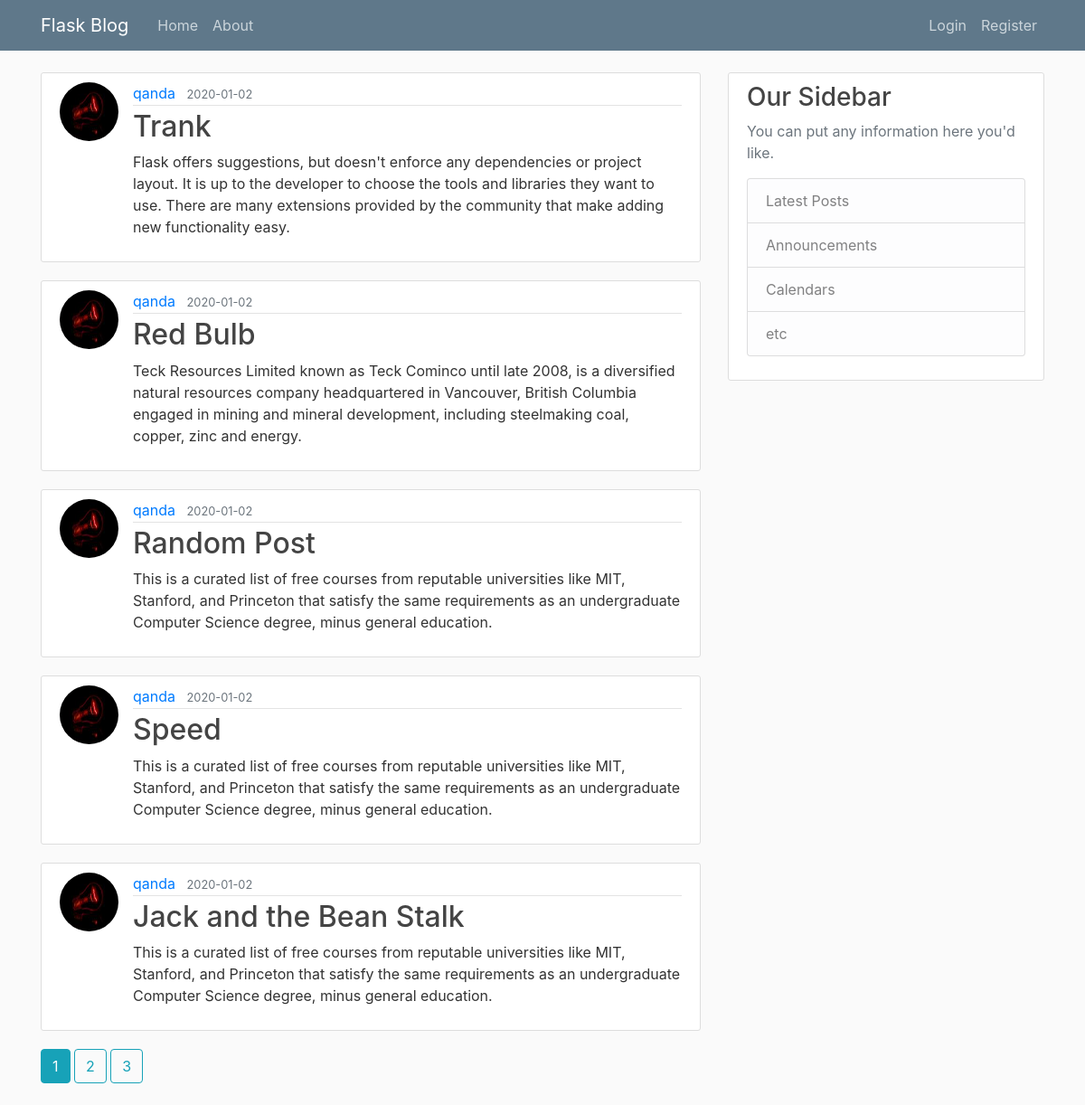
Page /home on the earlier database version.
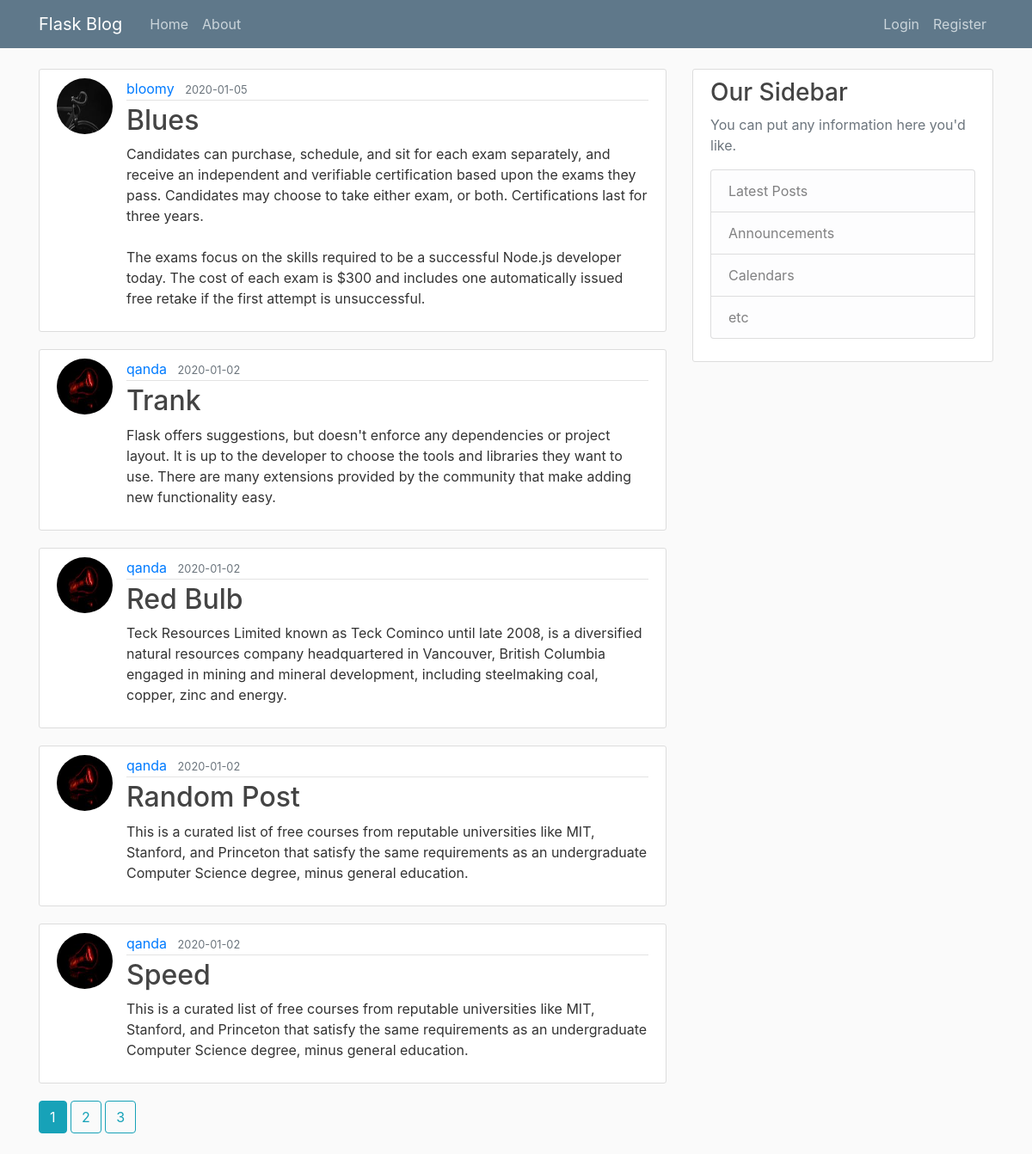
Same page on the later database version.
### flaskblog/models.py (models this page shows, shortened)
class Post(db.Model):
    id = db.Column(db.Integer, primary_key=True)
    title = db.Column(db.String(100), nullable=False)
    date_posted = db.Column(db.DateTime, nullable=False,
                            default=datetime.utcnow)
    content = db.Column(db.Text, nullable=False)
    user_id = db.Column(db.Integer, db.ForeignKey('user.id'), nullable=False)

class User(db.Model, UserMixin):
    id = db.Column(db.Integer, primary_key=True)
    username = db.Column(db.String(20), unique=True, nullable=False)
    email = db.Column(db.String(120), unique=True, nullable=False)
    image_file = db.Column(db.String(20), nullable=False,
                           default='default.jpg')
    password = db.Column(db.String(60), nullable=False)
    posts = db.relationship('Post', backref='author', lazy=True)

### flaskblog/main/routes.py (the view)
@main.route('/')
@main.route('/home')
def home():
    page = request.args.get('page', 1, type=int)
    posts = Post.query.order_by(
        Post.date_posted.desc()).paginate(page=page, per_page=5)
    return render_template('home.html', posts=posts)

### flaskblog/templates/home.html
{% extends 'layout.html' %}
{% block content %}
    {% for post in posts.items %}
        <article class="media content-section">
            <img class="rounded-circle article-img" src="{{ url_for('static', filename='profile_pics/' + post.author.image_file) }}">
            <div class="media-body">
                <div class="article-metadata">
                    <a class="mr-2" href="{{ url_for('users.user_posts', username=post.author.username) }}">{{ post.author.username }}</a>
                    <small class="text-muted">{{ post.date_posted.strftime('%Y-%m-%d') }}</small>
                </div>
                <h2><a class="article-title" href="{{ url_for('posts.post', post_id=post.id) }}">{{ post.title }}</a></h2>
                <p class="article-content">{{ post.content }}</p>
            </div>
        </article>
    {% endfor %}
    {% for page_num in posts.iter_pages(left_edge=1, right_edge=1, left_current=1, right_current=2) %}
        {% if page_num %}
            {% if posts.page == page_num %}
                <a class="btn btn-info mb-4" href="{{ url_for('main.home', page=page_num) }}">{{ page_num }}</a>
            {% else %}
                <a class="btn btn-outline-info mb-4" href="{{ url_for('main.home', page=page_num) }}">{{ page_num }}</a>
            {% endif%}
        {% else %}
            ...
        {% endif%}
    {% endfor %}
{% endblock content %}

### flaskblog/templates/layout.html (shortened to what this page needs)
<!DOCTYPE html>
<html lang="en">
<head>
    <link rel="stylesheet" href="https://stackpath.bootstrapcdn.com/bootstrap/4.4.1/css/bootstrap.min.css"
>
    <link rel="stylesheet" type="text/css" href="{{ url_for('static', filename='main.css')}}">
</head>
<body>
    <header class="site-header">
        <nav class="navbar navbar-expand-md navbar-dark bg-steel fixed-top">
            <div class="container">
                <a class="navbar-brand mr-4" href="/">Flask Blog</a>
                <div class="collapse navbar-collapse" id="navbarToggle">
                    <div class="navbar-nav mr-auto">
                        <a class="nav-item nav-link" href="{{ url_for('main.home') }}">Home</a>
                        <a class="nav-item nav-link" href="{{ url_for('main.about') }}">About</a>
                    </div>
                    <div class="navbar-nav">
                        {% if current_user.is_authenticated %}
                            <a class="nav-item nav-link" href="{{ url_for('posts.new_post') }}">New Post</a>
                            <a class="nav-item nav-link" href="{{ url_for('users.account') }}">Account</a>
                            <a class="nav-item nav-link" href="{{ url_for('users.logout') }}">Logout</a>
                        {% else %}
                            <a class="nav-item nav-link" href="{{ url_for('users.login') }}">Login</a>
                            <a class="nav-item nav-link" href="{{ url_for('users.register') }}">Register</a>
                        {% endif %}
                    </div>
                </div>
            </div>
        </nav>
    </header>
    <main role="main" class="container">
        <div class="row">
            <div class="col-md-8">
                {% block content %}{% endblock %}
            </div>
            <div class="col-md-4">
                <div class="content-section">
                    <h3>Our Sidebar</h3>
                    <p class='text-muted'>You can put any information here you'd like.
                        <ul class="list-group">
                            <li class="list-group-item list-group-item-light">Latest Posts</li>
                            <li class="list-group-item list-group-item-light">Announcements</li>
                            <li class="list-group-item list-group-item-light">Calendars</li>
                            <li class="list-group-item list-group-item-light">etc</li>
                        </ul>
                    </p>
                </div>
            </div>
        </div>
    </main>
</body>
</html>

### flaskblog/static/main.css (style rules this page uses)
body { background: #fafafa; color: #333333; margin-top: 5rem; }
h1, h2, h3, h4, h5, h6 { color: #444444; }
.bg-steel { background-color: #5f788a; }
.site-header .navbar-nav .nav-link { color: #cbd5db; }
.content-section { background: #ffffff; padding: 10px 20px; border: 1px solid #dddddd; border-radius: 3px; margin-bottom: 20px; }
.article-title { color: #444444; }
.article-content { white-space: pre-line; }
.article-img { height: 65px; width: 65px; margin-right: 16px; }
.article-metadata { padding-bottom: 1px; margin-bottom: 4px; border-bottom: 1px solid #e3e3e3 }

Differences in the rows shown:
no longer on this page (row unchanged): Post: image_file (picture), author.username "qanda", date_posted "2020-01-02", title "Jack and the Bean Stalk", content "This is a curated list of free courses from reputable universities like MIT, Stanford, and Princeton that satisfy the same requirements as an undergraduate Computer Science degree, minus general education."
added Post: image_file (placeholder picture), author.username "bloomy", date_posted "2020-01-05", title "Blues", content "Candidates can purchase, schedule, and sit for each exam separately, and receive an independent and verifiable certification based upon the exams they pass. Candidates may choose to take either exam, or both. Certifications last for three years. The exams focus on the skills required to be a successful Node.js developer today. The cost of each exam is $300 and includes one automatically issued free retake if the first attempt is unsuccessful."
